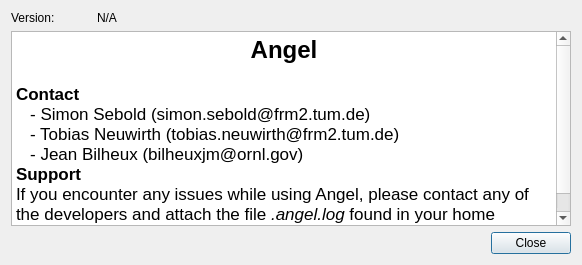
<?xml version="1.0" encoding="UTF-8"?>
<ui version="4.0">
 <class>Dialog</class>
 <widget class="QDialog" name="Dialog">
  <property name="geometry">
   <rect>
    <x>0</x>
    <y>0</y>
    <width>582</width>
    <height>265</height>
   </rect>
  </property>
  <property name="windowTitle">
   <string>Dialog</string>
  </property>
  <layout class="QVBoxLayout" name="verticalLayout">
   <item>
    <layout class="QGridLayout" name="gridLayout">
     <item row="0" column="0">
      <widget class="QLabel" name="label">
       <property name="minimumSize">
        <size>
         <width>80</width>
         <height>0</height>
        </size>
       </property>
       <property name="maximumSize">
        <size>
         <width>80</width>
         <height>16777215</height>
        </size>
       </property>
       <property name="text">
        <string>Version:</string>
       </property>
      </widget>
     </item>
     <item row="0" column="1">
      <widget class="QLabel" name="version_label">
       <property name="text">
        <string>N/A</string>
       </property>
      </widget>
     </item>
    </layout>
   </item>
   <item>
    <widget class="QTextBrowser" name="textBrowser">
     <property name="html">
      <string>&lt;!DOCTYPE HTML PUBLIC &quot;-//W3C//DTD HTML 4.0//EN&quot; &quot;http://www.w3.org/TR/REC-html40/strict.dtd&quot;&gt;
&lt;html&gt;&lt;head&gt;&lt;meta name=&quot;qrichtext&quot; content=&quot;1&quot; /&gt;&lt;style type=&quot;text/css&quot;&gt;
p, li { white-space: pre-wrap; }
&lt;/style&gt;&lt;/head&gt;&lt;body style=&quot; font-family:'.SF NS Text'; font-size:13pt; font-weight:400; font-style:normal;&quot;&gt;
&lt;p align=&quot;center&quot; style=&quot; margin-top:0px; margin-bottom:0px; margin-left:0px; margin-right:0px; -qt-block-indent:0; text-indent:0px;&quot;&gt;&lt;span style=&quot; font-size:18pt; font-weight:600;&quot;&gt;Angel&lt;/span&gt;&lt;/p&gt;
&lt;p style=&quot;-qt-paragraph-type:empty; margin-top:0px; margin-bottom:0px; margin-left:0px; margin-right:0px; -qt-block-indent:0; text-indent:0px; font-weight:600;&quot;&gt;&lt;br /&gt;&lt;/p&gt;
&lt;p style=&quot; margin-top:0px; margin-bottom:0px; margin-left:0px; margin-right:0px; -qt-block-indent:0; text-indent:0px;&quot;&gt;&lt;span style=&quot; font-weight:600;&quot;&gt;Contact&lt;/span&gt;&lt;/p&gt;
&lt;p style=&quot; margin-top:0px; margin-bottom:0px; margin-left:0px; margin-right:0px; -qt-block-indent:0; text-indent:0px;&quot;&gt;   - Simon Sebold (simon.sebold@frm2.tum.de)&lt;/p&gt;
&lt;p style=&quot; margin-top:0px; margin-bottom:0px; margin-left:0px; margin-right:0px; -qt-block-indent:0; text-indent:0px;&quot;&gt;   - Tobias Neuwirth (tobias.neuwirth@frm2.tum.de)&lt;/p&gt;
&lt;p style=&quot; margin-top:0px; margin-bottom:0px; margin-left:0px; margin-right:0px; -qt-block-indent:0; text-indent:0px;&quot;&gt;   - Jean Bilheux (bilheuxjm@ornl.gov)&lt;/p&gt;
&lt;p style=&quot; margin-top:0px; margin-bottom:0px; margin-left:0px; margin-right:0px; -qt-block-indent:0; text-indent:0px;&quot;&gt;&lt;span style=&quot; font-weight:600;&quot;&gt;Support&lt;/span&gt;&lt;/p&gt;
&lt;p style=&quot; margin-top:0px; margin-bottom:0px; margin-left:0px; margin-right:0px; -qt-block-indent:0; text-indent:0px;&quot;&gt;If you encounter any issues while using Angel, please contact any of the developers and attach the file &lt;span style=&quot; font-style:italic;&quot;&gt;.angel.log &lt;/span&gt;found in your home directory.&lt;/p&gt;&lt;/body&gt;&lt;/html&gt;</string>
     </property>
    </widget>
   </item>
   <item>
    <layout class="QHBoxLayout" name="horizontalLayout">
     <item>
      <spacer name="horizontalSpacer">
       <property name="orientation">
        <enum>Qt::Horizontal</enum>
       </property>
       <property name="sizeHint" stdset="0">
        <size>
         <width>40</width>
         <height>20</height>
        </size>
       </property>
      </spacer>
     </item>
     <item>
      <widget class="QPushButton" name="pushButton">
       <property name="text">
        <string>Close</string>
       </property>
      </widget>
     </item>
    </layout>
   </item>
  </layout>
 </widget>
 <resources/>
 <connections>
  <connection>
   <sender>pushButton</sender>
   <signal>clicked()</signal>
   <receiver>Dialog</receiver>
   <slot>reject()</slot>
   <hints>
    <hint type="sourcelabel">
     <x>152</x>
     <y>56</y>
    </hint>
    <hint type="destinationlabel">
     <x>41</x>
     <y>56</y>
    </hint>
   </hints>
  </connection>
 </connections>
</ui>
